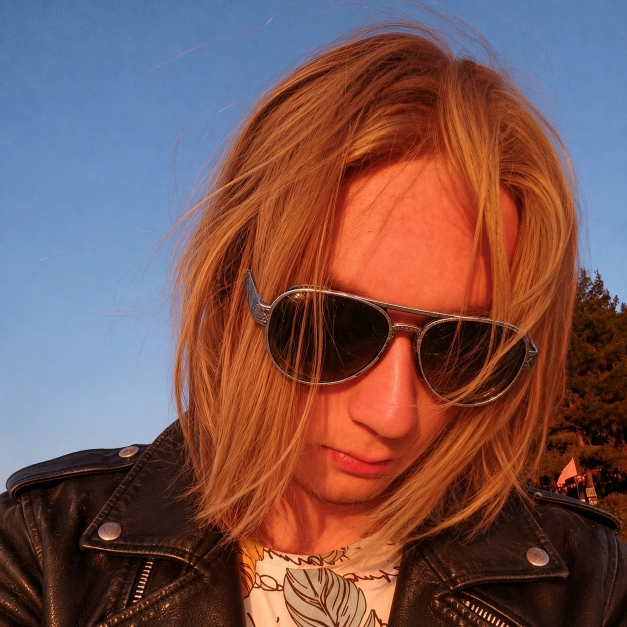
#> input picture w2K7lKvhrwA.jpg, 1254 x 1254 px, given in place of референс.png, which was not available (shown at 1/2 size)
$ python preview_sources.py
#> lines starting #> are read from the running program, lines starting #| are printed output that depends on the picture
"""Make a single visual contact sheet; originals are never modified."""
from pathlib import Path
from PIL import Image, ImageOps, ImageDraw
import sys

ROOT = Path(__file__).resolve().parents[1]
SOURCE = ROOT.parent / 'ассеты'
canvas = Image.new('RGB', (2000, 1420), '#ddd8d0')
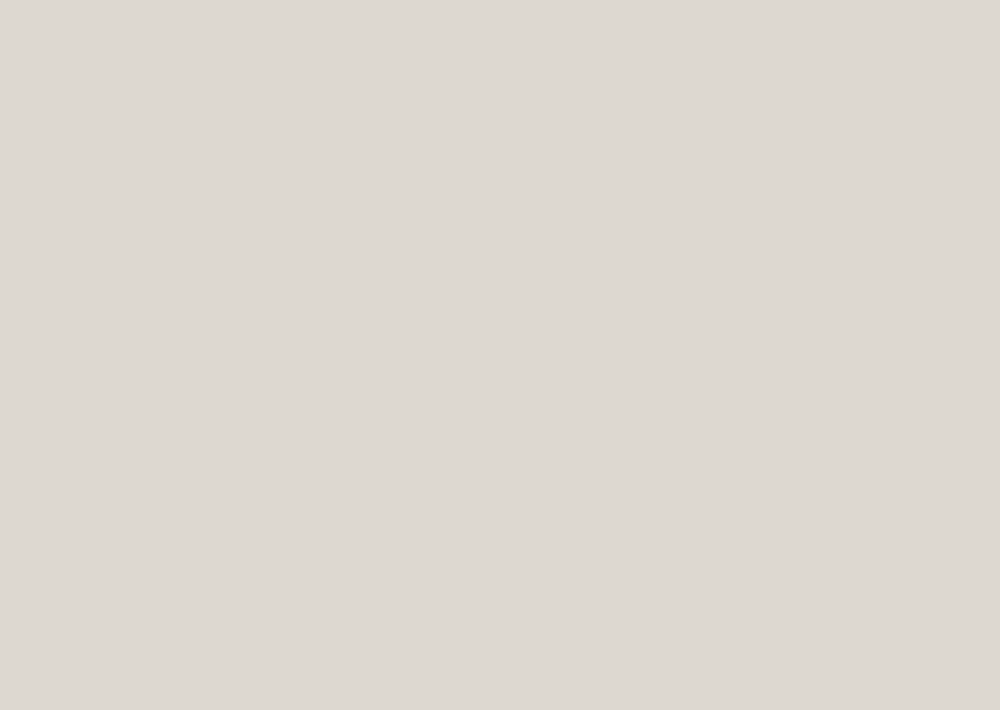
#> canvas: PIL image 2000x1420 RGB (shown at 1/2 size); mean R, G, B 221, 216, 208
draw = ImageDraw.Draw(canvas)
for name, rect in [
    ('референс.png', (0, 30, 1400, 900)),
    ('стойка.png', (0, 940, 800, 500)),
    ('стеклянные панели.png', (1420, 30, 560, 840)),
]:
    image = Image.open(SOURCE / name)
#> image is the input picture: PIL image 1254x1254 RGB; mean R, G, B 120.9, 85, 83.3
    print(name, image.size, image.mode)
#| референс.png (1254, 1254) RGB
    image = ImageOps.contain(image.convert('RGB'), (rect[2], rect[3]))
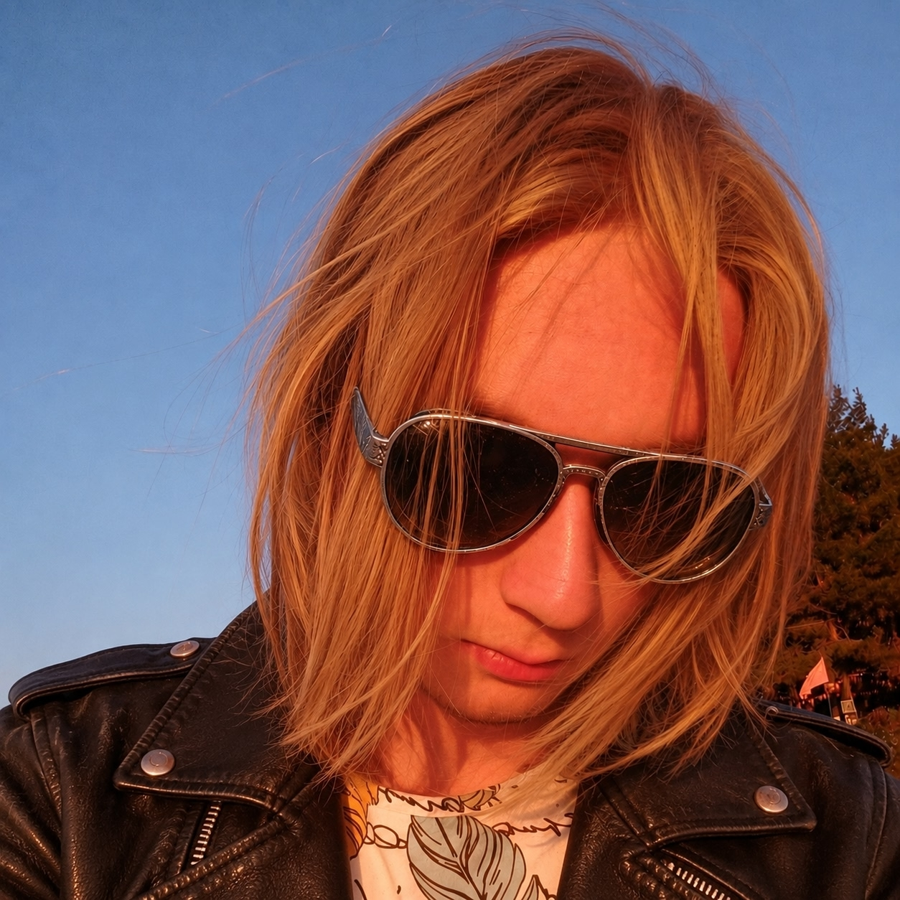
#> image: PIL image 900x900 RGB; mean R, G, B 120.9, 85, 83.3
    canvas.paste(image, (rect[0], rect[1]))
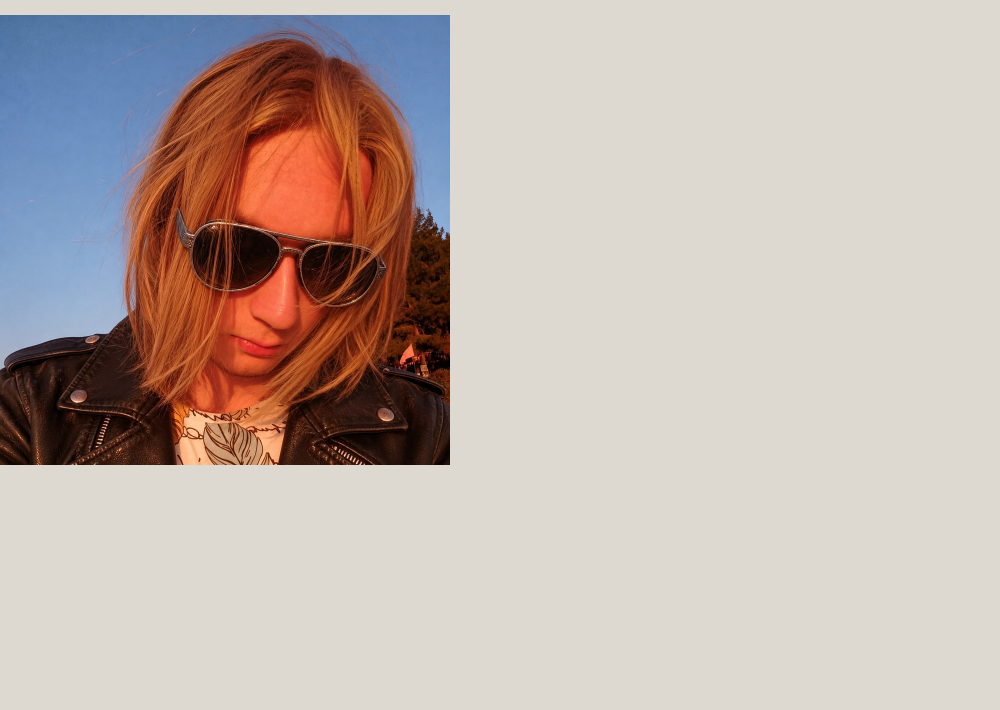
#> canvas: PIL image 2000x1420 RGB (shown at 1/2 size); mean R, G, B 192.4, 178.6, 172.4
    draw.text((rect[0] + 8, rect[1] - 22), name, fill='#111')
#> pass 2 of the loop `for name, rect in [`:
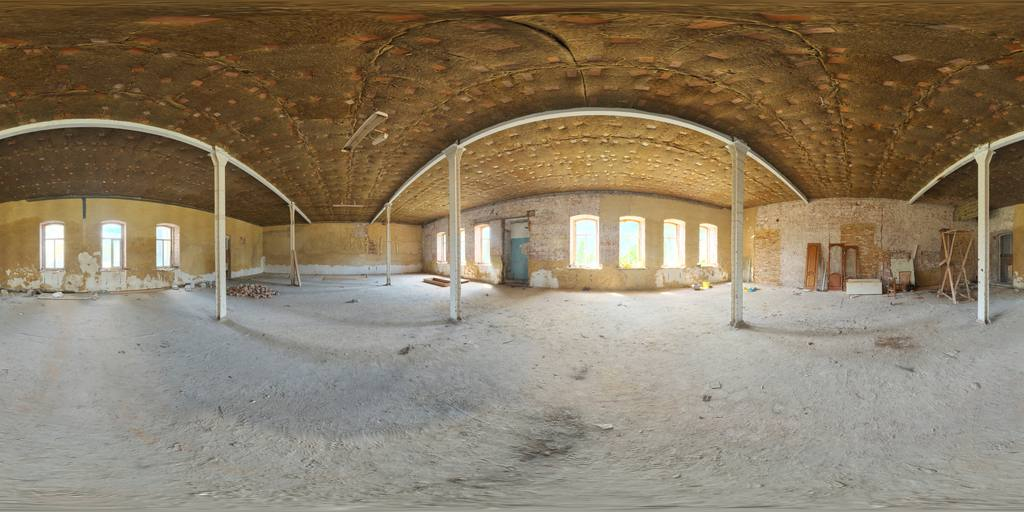
#> input picture assets/env-workshop.jpg, 1024 x 512 px, given in place of стойка.png, which was not available
#> image is the input picture: PIL image 1024x512 RGB; mean R, G, B 138.4, 124.4, 102.7
#| стойка.png (1024, 512) RGB
#> image: PIL image 800x400 RGB
#> `canvas.paste(image, (rect[0], rect[1]))`:
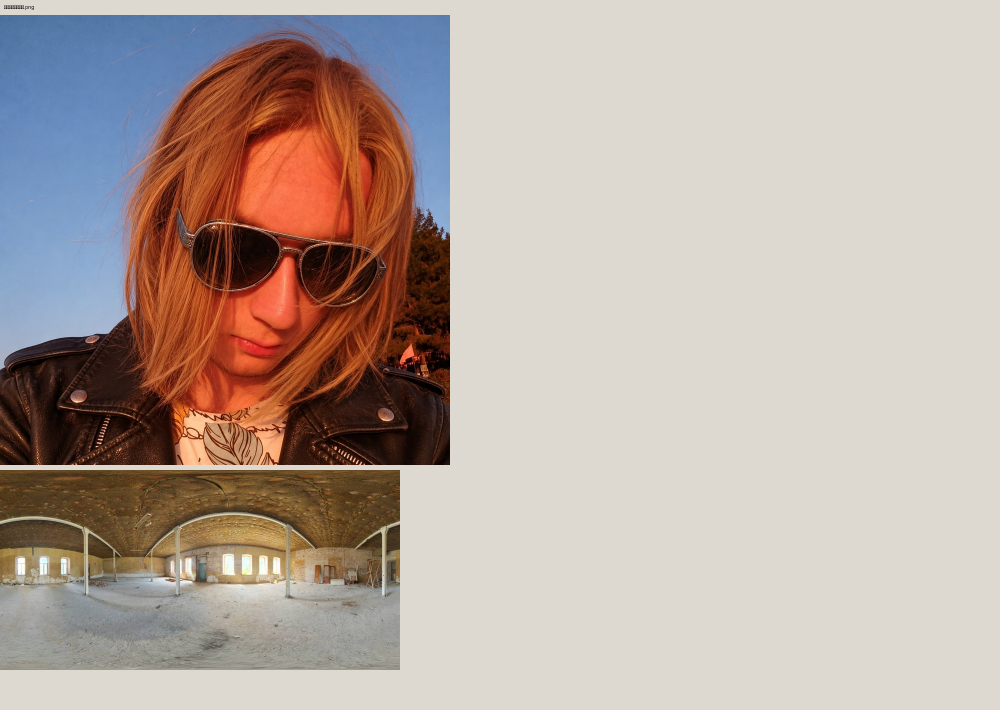
#> canvas: PIL image 2000x1420 RGB (shown at 1/2 size); mean R, G, B 183.1, 168.3, 160.6
output = ROOT / 'tools' / 'source-sheet.jpg'
canvas.save(output, quality=94)
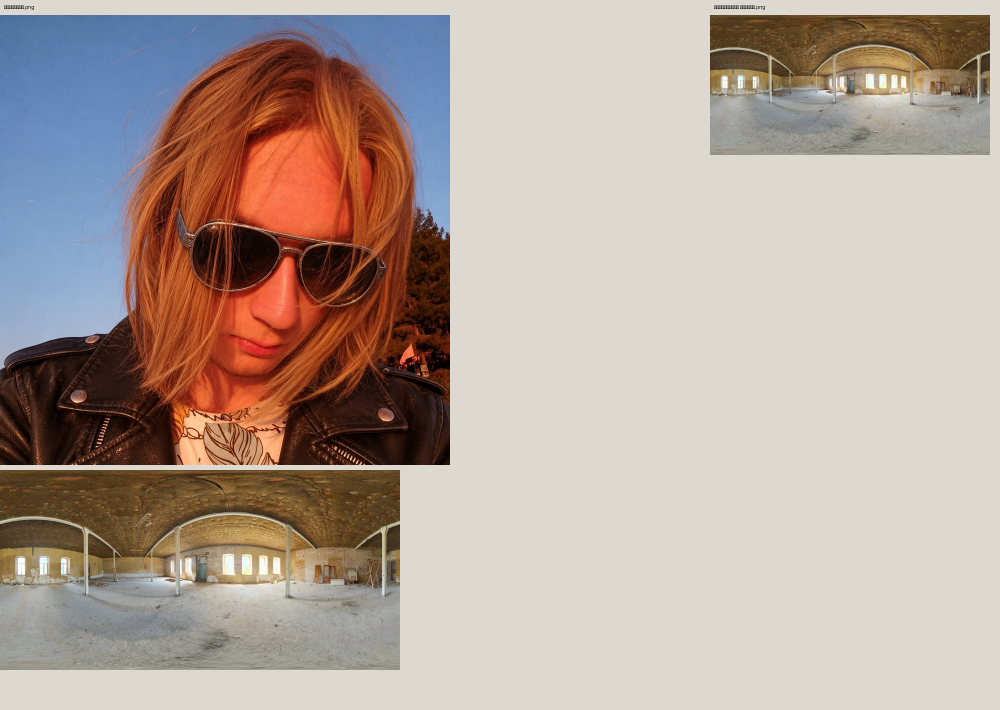
#> saved as source-sheet.jpg: PIL image 2000x1420 RGB (shown at 1/2 size); mean R, G, B 178.5, 163.2, 154.7
print(sys.version)
print(output)
